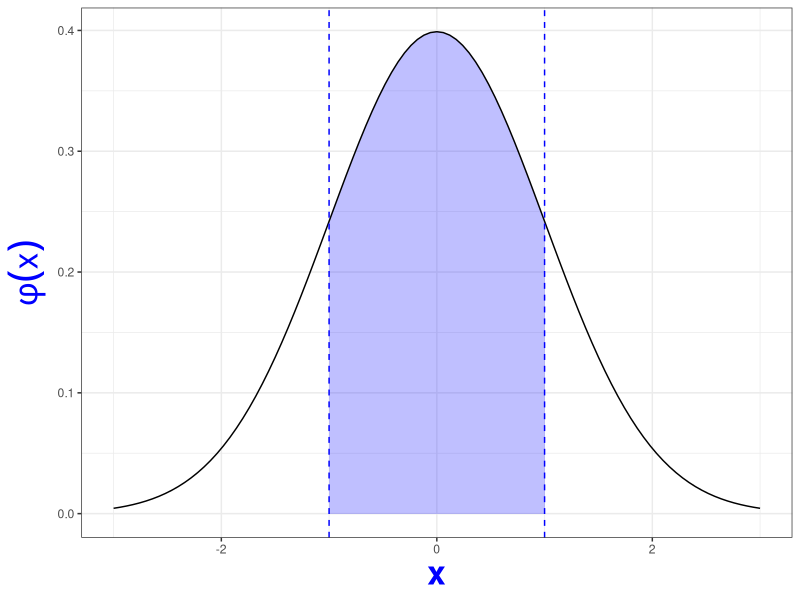
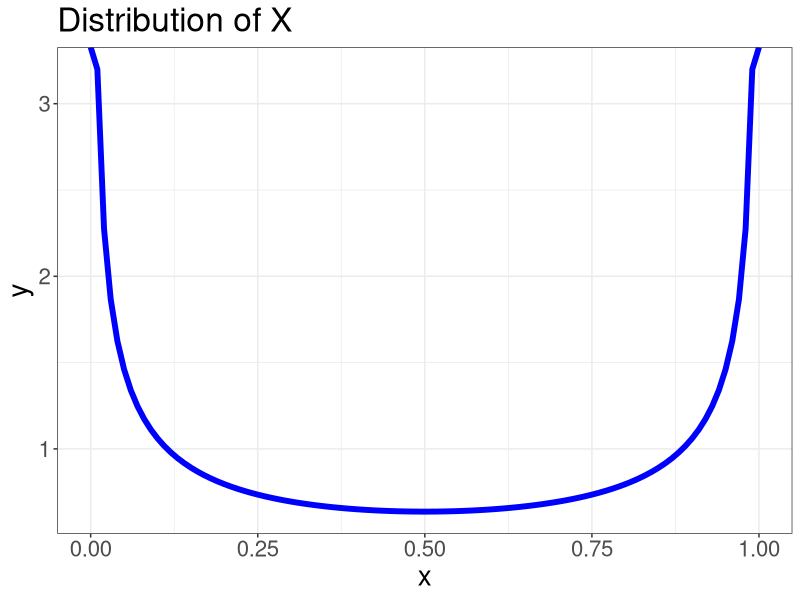
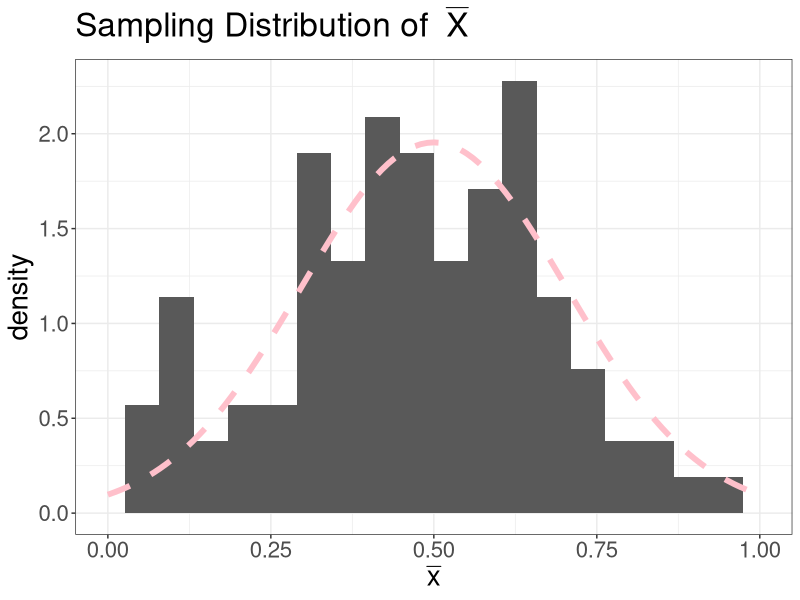
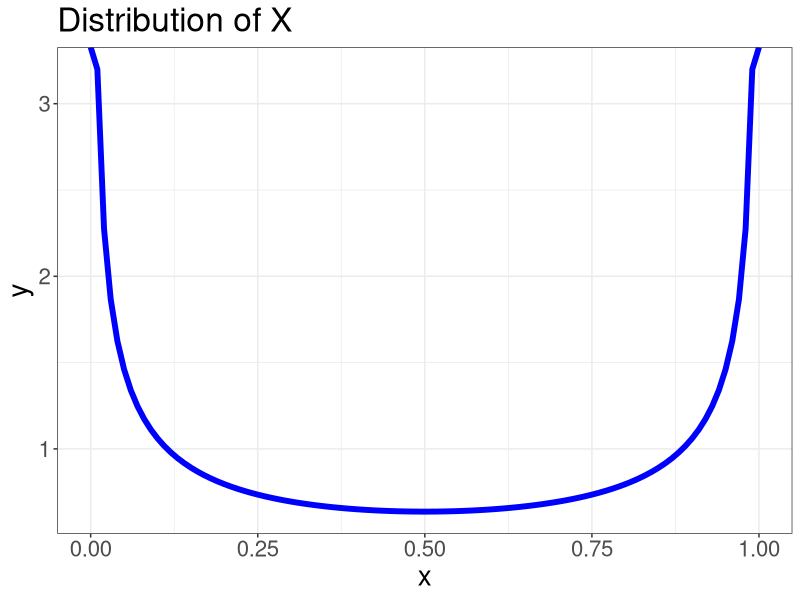
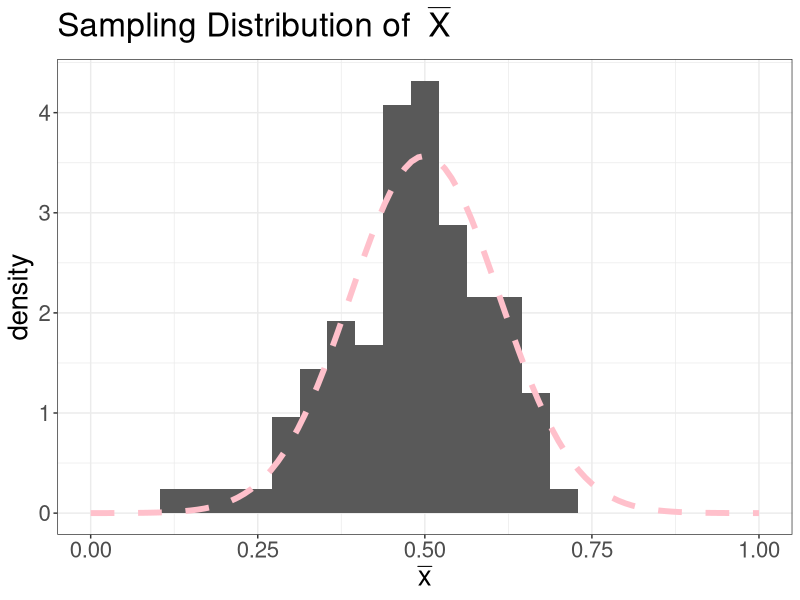
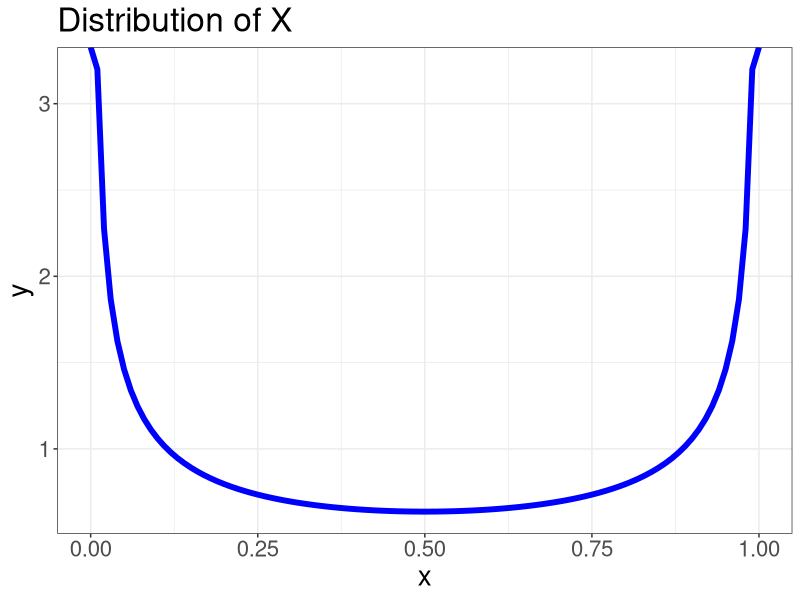
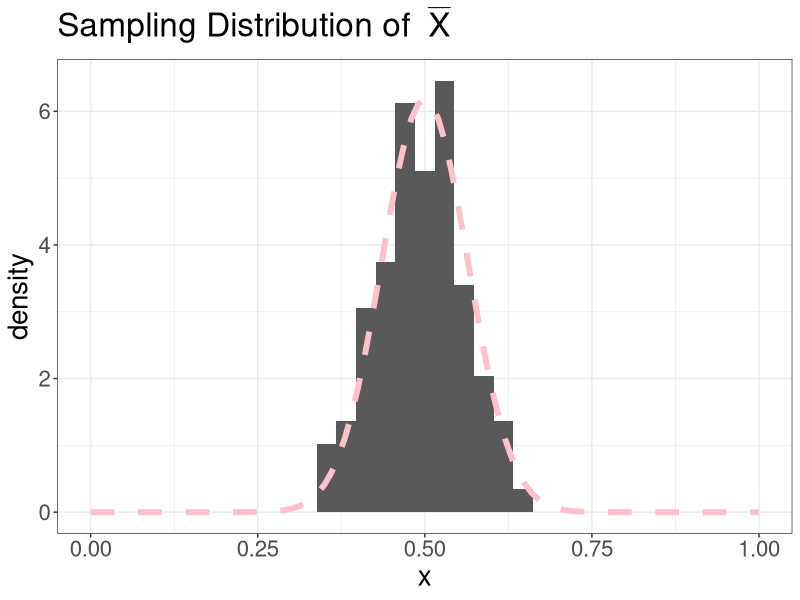
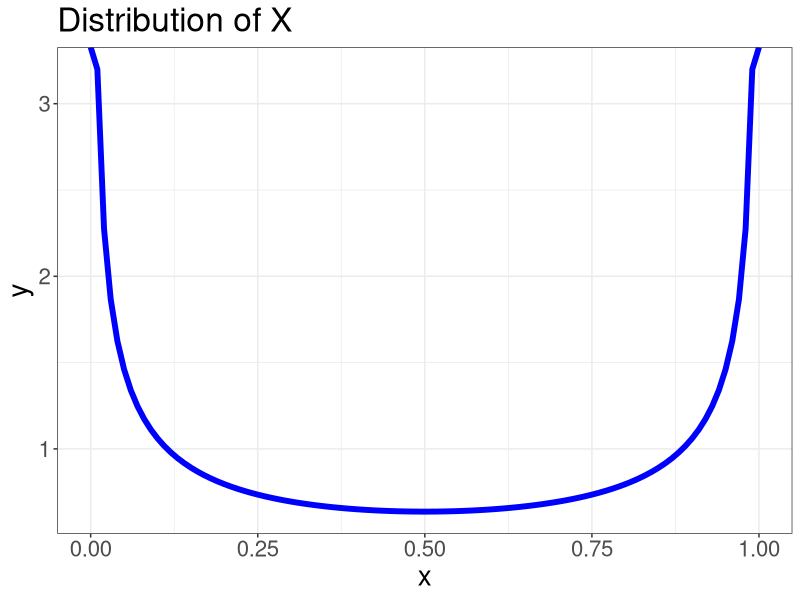

The R source for these figures, in order:
## ---- chunk 1
#| echo: false
library(ggplot2)
theme_set(theme_bw())
x_lower <- -3
x_upper <- 3
max_height <- max(dnorm(x_lower:x_upper))
ggplot(data.frame(x = c(x_lower, x_upper)), aes(x = x)) + xlim(x_lower, x_upper) + 
  ylim(0, max_height) +
  geom_area(stat = "function", fun = dnorm, fill = "blue", alpha = 0.25, xlim = c(-1, 1)) +
  stat_function(fun = dnorm) + 
  xlab("x") + 
  ylab(bquote(phi(x))) +
  theme(plot.title = element_text(hjust = 0.5), 
        axis.title.x = element_text(face="bold", colour="blue", size = 24),
        axis.title.y = element_text(face="bold", colour="blue", size = 24)) +
  geom_vline(xintercept = -1, linetype="dashed", colour="blue") +
  geom_vline(xintercept = 1, linetype="dashed", colour="blue")
## ---- chunk 2
#| echo: false
#| fig-height: 7
library(ggplot2)
theme_set(theme_bw())
p<- ggplot(data.frame(x = c(0, 1)), aes(x = x)) +
  geom_line(stat = "function", fun = dbeta, 
            args = list(shape1=0.5, shape2=0.5),
            color = "blue", cex=2) + 
  ggtitle("Distribution of X")+
  theme(text = element_text(size=20))
p
## ---- chunk 3
#| echo: false
#| warning: false
#| message: false
#| fig-height: 7
n <- 3
set.seed(20200111) # set seed for reproducibility
x_bar <- colMeans(replicate(100, rbeta(n, 0.5, 0.5)))
ggplot(data.frame(x = x_bar), aes(x = x)) +
  geom_histogram(aes(y = ..density..), bins=20) +
  geom_line(stat = "function", fun = dnorm, args = list(mean=0.5, sd=sqrt(0.125/n)), color = "pink", cex=2, linetype="dashed") + xlim(0,1) + ggtitle(bquote("Sampling Distribution of "~bar(X)))+
  theme(text = element_text(size=20))+ xlab(bquote(bar(x)))
## ---- chunk 4
#| echo: false
#| fig-height: 7
p
## ---- chunk 5
#| echo: false
#| warning: false
#| message: false
#| fig-height: 7
n <- 10
set.seed(20200111) # set seed for reproducibility
x_bar <- colMeans(replicate(100, rbeta(n, 0.5, 0.5)))
ggplot(data.frame(x = x_bar), aes(x = x)) +
  geom_histogram(aes(y = ..density..), bins=25) +
  geom_line(stat = "function", fun = dnorm, args = list(mean=0.5, sd=sqrt(0.125/n)), color = "pink", cex=2, linetype="dashed") + xlim(0,1)+ ggtitle(bquote("Sampling Distribution of "~bar(X)))+
  theme(text = element_text(size=20))+ xlab(bquote(bar(x)))
## ---- chunk 6
#| echo: false
#| fig-height: 7
p
## ---- chunk 7
#| echo: false
#| warning: false
#| message: false
#| fig-height: 7
n <- 30
set.seed(20200111) # set seed for reproducibility
x_bar <- colMeans(replicate(100, rbeta(n, 0.5, 0.5)))
ggplot(data.frame(x = x_bar), aes(x = x)) +
  geom_histogram(aes(y = ..density..), bins=35) +
  geom_line(stat = "function", fun = dnorm, args = list(mean=0.5, sd=sqrt(0.125/n)), color = "pink", cex=2, linetype="dashed") + xlim(0,1)+ ggtitle(bquote("Sampling Distribution of "~bar(X)))+
  theme(text = element_text(size=20))
## ---- chunk 8
#| echo: false
#| fig-height: 7
p
## ---- chunk 9
#| echo: false
#| warning: false
#| message: false
#| fig-height: 7
n <- 100
set.seed(20200111) # set seed for reproducibility
x_bar <- colMeans(replicate(100, rbeta(n, 0.5, 0.5)))
ggplot(data.frame(x = x_bar), aes(x = x)) +
  geom_histogram(aes(y = ..density..), bins=50) +
  geom_line(stat = "function", fun = dnorm, args = list(mean=0.5, sd=sqrt(0.125/n)), color = "pink", cex=2, linetype="dashed") + xlim(0,1) + ggtitle(bquote("Sampling Distribution of "~bar(X)))+
  theme(text = element_text(size=20))+ xlab(bquote(bar(x)))
## ---- chunk 10
#| echo: false
#| fig.width: 5
#| fig.height: 5
library(ggplot2)
theme_set(theme_bw())
set.seed(78)
n <- 4
delta <- 1
p1 <- ggplot(data.frame(y=c(rnorm(n), rnorm(n,mean=delta)),
                        Group=c(rep("healthy", n), rep("cancer", n))),
             aes(x=Group, y=y, color = Group)) +
  geom_jitter(size=4) +
  theme(legend.position = "none") +
  theme(text = element_text(size=20)) +
  ylim(-2.75,2.75)+
    ylab("")+
  ggtitle("m=n=4")
  
set.seed(87)
p1
## ---- chunk 11
#| echo: false
#| warning: false
#| message: false
#| fig.width: 10
#| fig.height: 5
library(ggplot2)
theme_set(theme_bw())
suppressPackageStartupMessages(library(cowplot))
set.seed(78)
n <- 8
delta <- 1
p2 <- ggplot(data.frame(y=c(rnorm(n), rnorm(n,mean=delta)),
                        Group=c(rep("healthy", n), rep("cancer", n))),
             aes(x=Group, y=y, color = Group)) +
  geom_jitter(size=4) +
  theme(legend.position = "none") +
  theme(text = element_text(size=20))+
  ylim(-2.75,2.75)+
    ylab("")+
  ggtitle("m=n=8")
  
set.seed(87)
plot_grid(p1, p2, nrow=1)
## ---- chunk 12
#| echo: false
#| warning: false
#| message: false
#| fig.width: 15
#| fig.height: 5
library(ggplot2)
theme_set(theme_bw())
suppressPackageStartupMessages(library(cowplot))
set.seed(78)
n <- 20
delta <- 1
p3 <- ggplot(data.frame(y=c(rnorm(n), rnorm(n,mean=delta)),
                        Group=c(rep("healthy", n), rep("cancer", n))),
             aes(x=Group, y=y, color = Group)) +
  geom_jitter(size=4) +
  theme(legend.position = "none") +
  theme(text = element_text(size=20))+
  ylab("")+
  ylim(-2.75,2.75)+
  ggtitle("m=n=20")
set.seed(87)  
plot_grid(p1, p2, p3, nrow=1)
## ---- chunk 13
#| echo: false
#| warning: false
#| message: false
library(ggplot2)
theme_set(theme_bw())
suppressPackageStartupMessages(library(cowplot))
set.seed(78)
n <- 4
delta <- 1
p1 <- ggplot(data.frame(x = c(-2, 3)), aes(x = x)) +
  geom_line(stat = "function", fun = dnorm, args = list(mean=0, sd=sqrt(1/n)), color = "#F8766D", cex=2) +
  geom_line(stat = "function", fun = dnorm, args = list(mean=delta, sd=sqrt(1/n)), color = "#00BFC4", cex=2) +
  theme(legend.position = "none") +
  theme(text = element_text(size=20)) + 
  geom_vline(xintercept=c(0,1), linetype="dashed", color="grey")+
  ggtitle(expression(paste("n=4, ", sigma[X], "=1")))+ ylab("")+ xlab(bquote(bar(X)))
n <- 8
p2 <- ggplot(data.frame(x = c(-2, 3)), aes(x = x)) +
  geom_line(stat = "function", fun = dnorm, args = list(mean=0, sd=sqrt(1/n)), color = "#F8766D", cex=2) +
  geom_line(stat = "function", fun = dnorm, args = list(mean=delta, sd=sqrt(1/n)), color = "#00BFC4", cex=2) +
  theme(legend.position = "none") +
  theme(text = element_text(size=20))+ 
  geom_vline(xintercept=c(0,1), linetype="dashed", color="grey")+
  ggtitle(expression(paste("n=8, ", sigma[X], "=1")))+ ylab("")+ xlab(bquote(bar(X)))
n <- 20
p3 <- ggplot(data.frame(x = c(-2, 3)), aes(x = x)) +
  geom_line(stat = "function", fun = dnorm, args = list(mean=0, sd=sqrt(1/n)), color = "#F8766D", cex=2) +
  geom_line(stat = "function", fun = dnorm, args = list(mean=delta, sd=sqrt(1/n)), color = "#00BFC4", cex=2) +
  theme(legend.position = "none") +
  theme(text = element_text(size=20))+ 
  geom_vline(xintercept=c(0,1), linetype="dashed", color="grey")+
  ggtitle(expression(paste("n=20, ", sigma[X], "=1")))+ 
  ylab("") + xlab(bquote(bar(X)))
n <- 4
p4 <- ggplot(data.frame(x = c(-2, 3)), aes(x = x)) +
  geom_line(stat = "function", fun = dnorm, args = list(mean=0, sd=sqrt(5/n)), color = "#F8766D", cex=2) +
  geom_line(stat = "function", fun = dnorm, args = list(mean=delta, sd=sqrt(5/n)), color = "#00BFC4", cex=2) +
  theme(legend.position = "none") +
  theme(text = element_text(size=20)) + 
  geom_vline(xintercept=c(0,1), linetype="dashed", color="grey") +
  ggtitle(expression(paste("n=4, ", sigma[X], "=5")))+ ylab("")+ xlab(bquote(bar(X)))
n <- 8
p5 <- ggplot(data.frame(x = c(-2, 3)), aes(x = x)) +
  geom_line(stat = "function", fun = dnorm, args = list(mean=0, sd=sqrt(5/n)), color = "#F8766D", cex=2) +
  geom_line(stat = "function", fun = dnorm, args = list(mean=delta, sd=sqrt(5/n)), color = "#00BFC4", cex=2) +
  theme(legend.position = "none") +
  theme(text = element_text(size=20))+ 
  geom_vline(xintercept=c(0,1), linetype="dashed", color="grey")+
  ggtitle(expression(paste("n=8, ", sigma[X], "=5")))+ ylab("")+ xlab(bquote(bar(X)))
n <- 20
p6 <- ggplot(data.frame(x = c(-2, 3)), aes(x = x)) +
  geom_line(stat = "function", fun = dnorm, args = list(mean=0, sd=sqrt(5/n)), color = "#F8766D", cex=2) +
  geom_line(stat = "function", fun = dnorm, args = list(mean=delta, sd=sqrt(5/n)), color = "#00BFC4", cex=2) +
  theme(legend.position = "none") +
  theme(text = element_text(size=20))+ 
  geom_vline(xintercept=c(0,1), linetype="dashed", color="grey")+
  ggtitle(expression(paste("n=20, ", sigma[X], "=5")))+ ylab("")+ xlab(bquote(bar(X)))
set.seed(87)  
plot_grid(p1, p2, p3, p4, p5, p6, nrow=2)
